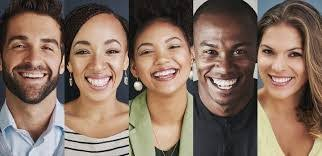
#> input picture L8 Face recognization/images1.jpg, 322 x 156 px, found by its file name
$ python main.py
#> lines starting #> are read from the running program, lines starting #| are printed output that depends on the picture; after the words box and inside, x2 and y2 are one past the last pixel; in counts of white or black regions, pixels touching at a corner belong together
import cv2, sys, numpy, os

# [12 lines of commented-out code are left out]

haar_file = 'haarcascade_frontalface_default.xml'
img = cv2.imread("/Users/onorenosenathanikhuoria/Desktop/Open CV/L8 Face recognization/images1.jpg")
#> img is the input picture: shape (156, 322, 3); mean B, G, R 97.2, 111.1, 133.3
gray = cv2.cvtColor(img, cv2.COLOR_BGR2GRAY)
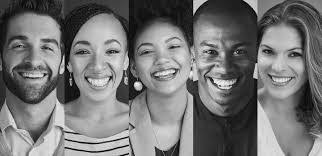
#> gray: shape (156, 322); min 0, max 254, mean 116.2
face_cascade = cv2.CascadeClassifier(haar_file)
faces = face_cascade.detectMultiScale(gray)
#> faces = [[4, 22, 64, 64], [128, 23, 69, 69], [247, 29, 65, 65], [61, 22, 76, 76], [186, 23, 76, 76]]
print(faces)
#| [[  4  22  64  64]
#|  [128  23  69  69]
#|  [247  29  65  65]
#|  [ 61  22  76  76]
#|  [186  23  76  76]]

for (x, y, w, h) in faces:
    cv2.rectangle(img, (x, y), (x+w, y+h), (0, 255, 0), 2)
#> this loop made 5 passes
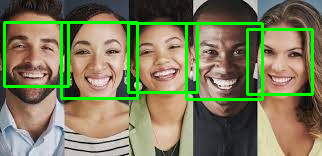
#> img: shape (156, 322, 3); 8.04% of pixels changed, all inside (x1, y1, x2, y2) = (3, 21, 314, 101)
cv2.imshow("Face Detected", img)
cv2.waitKey(0)
